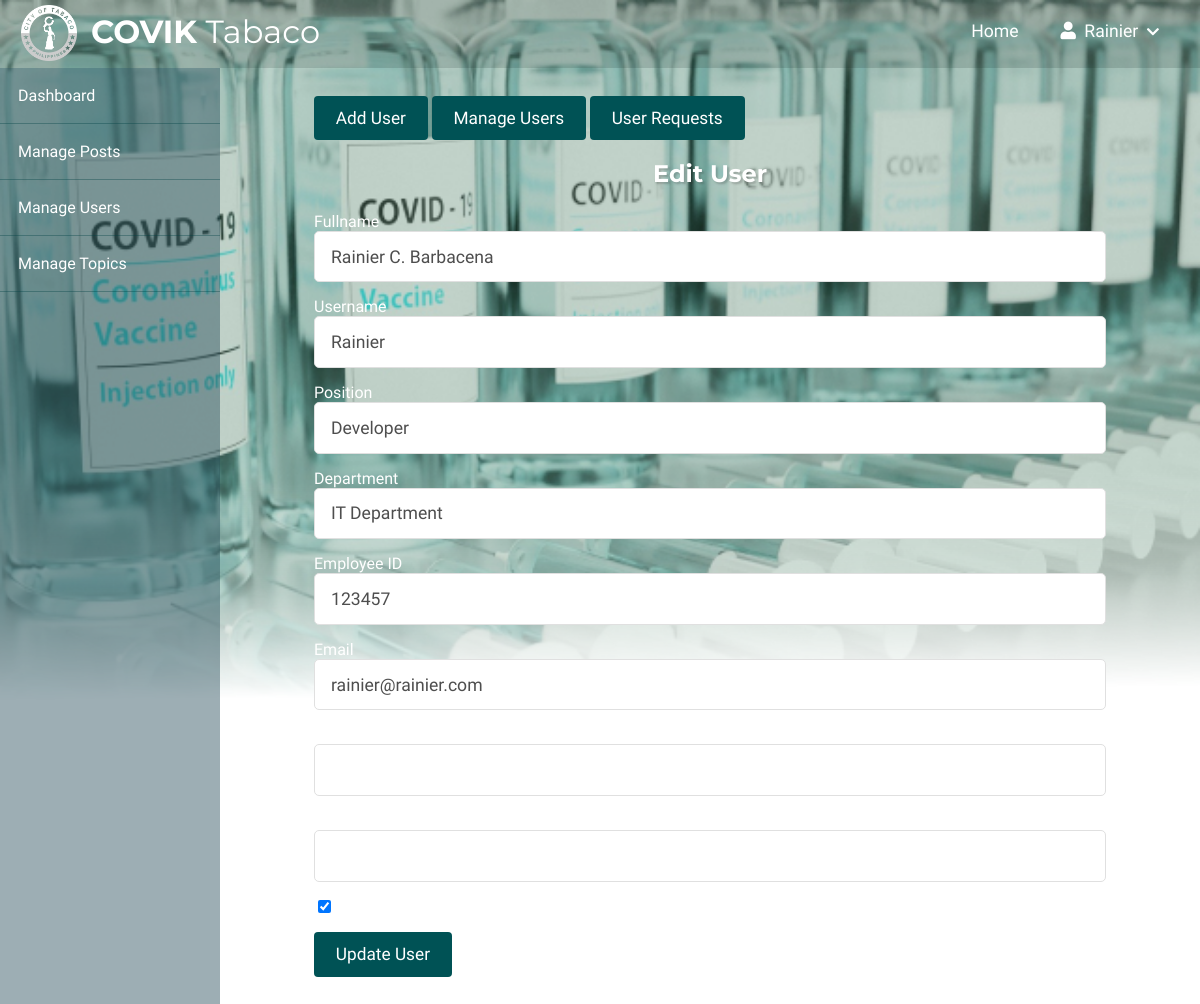
Screenshot of /admin/users/edit.php?id=61 (signed in) with the database file from the repository.
### tables this page shows
CREATE TABLE `users` (
  `id` int(11) NOT NULL,
  `admin` tinyint(4) NOT NULL,
  `fullname` varchar(255) NOT NULL,
  `username` varchar(255) NOT NULL,
  `position` varchar(255) NOT NULL,
  `department` varchar(255) NOT NULL,
  `employeeId` varchar(255) NOT NULL,
  `email` varchar(255) NOT NULL,
  `password` varchar(255) NOT NULL,
  `created_at` timestamp NOT NULL DEFAULT current_timestamp()
);

### app/database/db.php (called while the page is built, shortened)
<?php
require('connect.php');
function executeQuery($sql, $data) {
     global $conn;
     $stmt = $conn->prepare($sql);
     $values = array_values($data);
     $types = str_repeat('s', count($values));
     $stmt->bind_param($types, ...$values);
     $stmt->execute();
     return $stmt;
}
function selectOne($table, $conditions)
{
     $sql = "SELECT * FROM $table";
     $i = 0;
     foreach ($conditions as $key => $value) {
          if ($i === 0) {
               $sql = $sql . " WHERE $key=?";
          } else {
               $sql = $sql . " AND $key=?";
          }
          $i++;
     }
     $sql = $sql . " LIMIT 1";
     $stmt = executeQuery($sql, $conditions);
     $records = $stmt->get_result()->fetch_assoc();
     return $records;
}

### app/controllers/users.php (called while the page is built, shortened)
<?php
include_once(ROOT_PATH . "/app/database/db.php");
$table = 'users';
$password = '';
$passwordConf = '';
if (isset($_GET['id'])) {
     $user = selectOne($table, ['id' => $_GET['id']]);
     $username = $user['username'];
     $admin = $user['admin'];
     $email = $user['email'];
     $fullname = $user['fullname'];
     $position = $user['position'];
     $department = $user['department'];
     $employeeId = $user['employeeId'];
}

### admin/users/edit.php (the view, shortened to what this page needs)
<?php include(ROOT_PATH . "/app/controllers/users.php");
?>
<!DOCTYPE html>
<html lang="en">
<head>
     <link
          rel="stylesheet"
          href="https://pro.fontawesome.com/releases/v5.10.0/css/all.css"
     />
     <link rel="stylesheet" href="../../assets/css/style.css" />
     <link rel="stylesheet" href="../../assets/css/admin.css" />
</head>
     <body class="admin-body">
          <?php include(ROOT_PATH . "/app/includes/adminHeader.php"); ?>
          <div class="admin-wrapper">
               <?php include(ROOT_PATH . "/app/includes/adminSidebar.php"); ?>
               <div class="admin-content">
                    <div class="button-group">
                         <a href="create.php" class="btn btn-big">Add User</a>
                         <a href="index.php" class="btn btn-big">Manage Users</a>
                         <a href="requests.php" class="btn btn-big">User Requests</a>
                    </div>
                    <div class="content">
                         <h2 class="page-title">Edit User</h2>
                         <form action="edit.php" method="post">
                              <div>
                                   <label>Fullname</label>
                                   <input type="text" name="fullname" value="<?php echo $fullname; ?>" class="text-input admin-input">
                              </div>
                              <div>
                                   <label>Username</label>
                                   <input type="text" name="username" value="<?php echo $username; ?>" class="text-input admin-input">
                              </div>
                              <div>
                                   <label>Position</label>
                                   <input type="text" name="position" value="<?php echo $position; ?>" class="text-input admin-input">
                              </div>
                              <div>
                                   <label>Department</label>
                                   <input type="text" name="department" value="<?php echo $department; ?>" class="text-input admin-input">
                              </div>
                              <div>
                                   <label>Employee ID</label>
                                   <input type="text" name="employeeId" value="<?php echo $employeeId; ?>" class="text-input admin-input">
                              </div>
                              <div>
                                   <label>Email</label>
                                   <input type="email" name="email" value="<?php echo $email; ?>" class="text-input admin-input">
                              </div>
                              <div>
                                   <label>Password</label>
                                   <input type="password" name="password" value="<?php echo $password; ?>" class="text-input admin-input">
                              </div>
                              <div>
                                   <label>Confirm Password</label>
                                   <input type="password" name="passwordConf" value="<?php echo $passwordConf; ?>" class="text-input admin-input">
                              </div>
                              <div>
                                   <?php if (isset($admin) && $admin == 1): ?>
                                        <label>
                                             <input type="checkbox" name="admin" checked>
                                        </label>
                                   <?php endif; ?>
                              </div>
                              <div>
                                   <button type="submit" name="update-user" class="btn btn-big">Update User</button>
                              </div>
                         </form>
                    </div>
               </div>
          </div>
     </body>
</html>

### assets/css/style.css (style rules this page uses)
* { box-sizing: border-box; }
html { height: 100%; padding: 0; margin: 0; font-family: "Be vietnam", sans-serif; }
body { height: 130%; padding: 0; margin: 0; background: url(../images/bg-index.png); background-repeat: no-repeat; background-size: 100%; }
h1, h2, h3, h4, h5, h6 { font-family: "Montserrat", sans-serif; color: rgb(61, 61, 61); margin: 5px; }
a { text-decoration: none; color: inherit; }
.btn { padding: 0.5rem 1rem; background: #005255; color: white; border: 1px solid transparent; border-radius: 0.25rem; font-size: 1.08em; font-family: "Be vietnam", sans-serif; }
.btn-big { padding: 0.7rem 1.3rem; line-height: 1.3rem; cursor: pointer; }
.text-input { padding: 0.8rem 1rem; display: block; width: 100%; border: 1px solid #e0e0e0; border-radius: 5px; outline: none; color: rgb(153, 145, 145); line-height: 1.5rem; font-size: 1.1em; font-family: "Be vietnam", sans-serif; }
.admin-input { color: rgb(78, 78, 78) !important; }
.content { width: 90%; margin: 30px auto 30px; }

### assets/css/admin.css (style rules this page uses)
html { font-family: "Be vietnam", sans-serif !important; }
.admin-body { height: 100% !important; }
.admin-wrapper { display: flex; height: calc(100% - 68px); color: white; }
.admin-wrapper .admin-content { flex: 8; height: 100%; padding: 40px 100px 100px; overflow-y: auto; }
.admin-wrapper .admin-content .button-group { margin: 0 5%; }
.admin-wrapper .page-title { color: white; text-align: center; margin-bottom: 1.5rem; text-shadow: 2px 2px 2px rgba(53, 53, 53, 0.25); }
form div { margin-bottom: 15px; }
@media only screen and (max-width: 1280px) { .admin-wrapper .admin-content { padding: 40px 75px 100px; } }
@media only screen and (max-width: 1225px) { .admin-wrapper .admin-content { padding: 40px 50px 100px; } }

### rows the page displays
users: fullname "Rainier C. Barbacena", username "Rainier", position "Developer", department "IT Department", employeeId "123457", email "rainier@rainier.com"

### other values shown
$_SESSION['username'] "Rainier"
